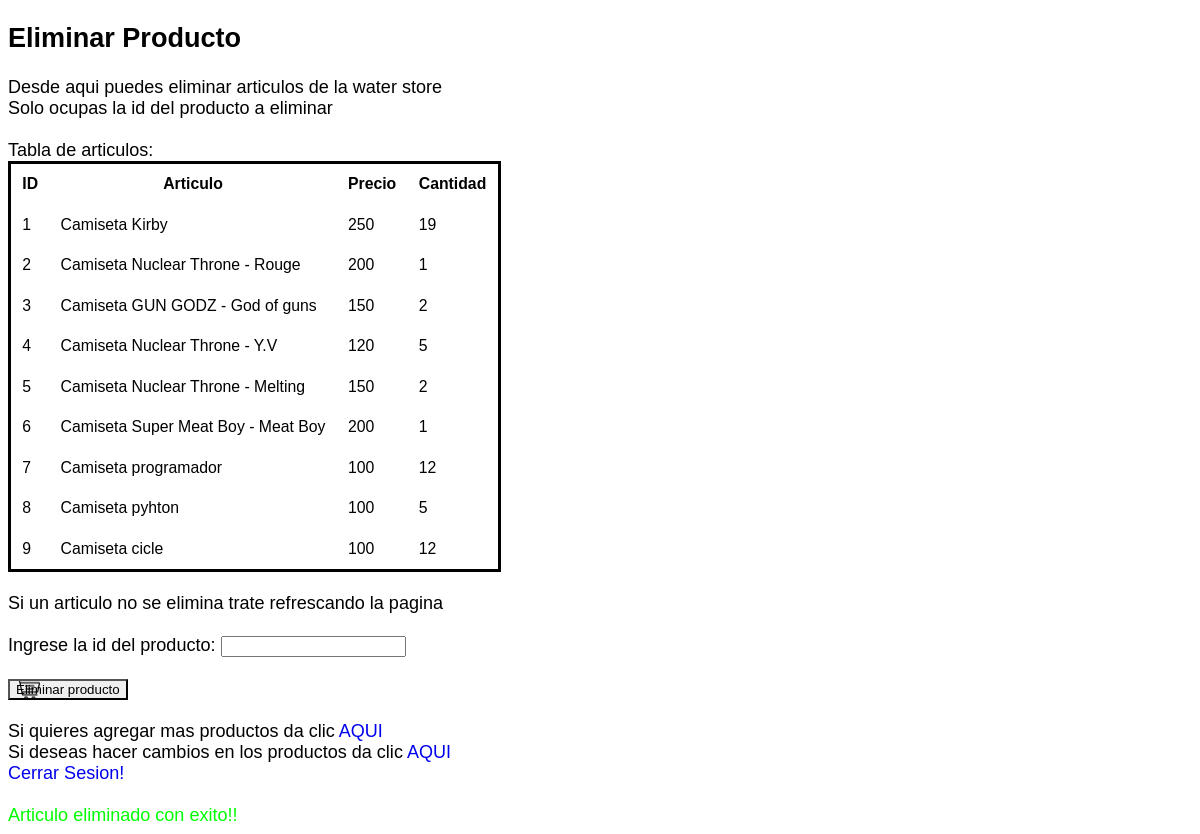
The app's page /php/productoE.php, older data.
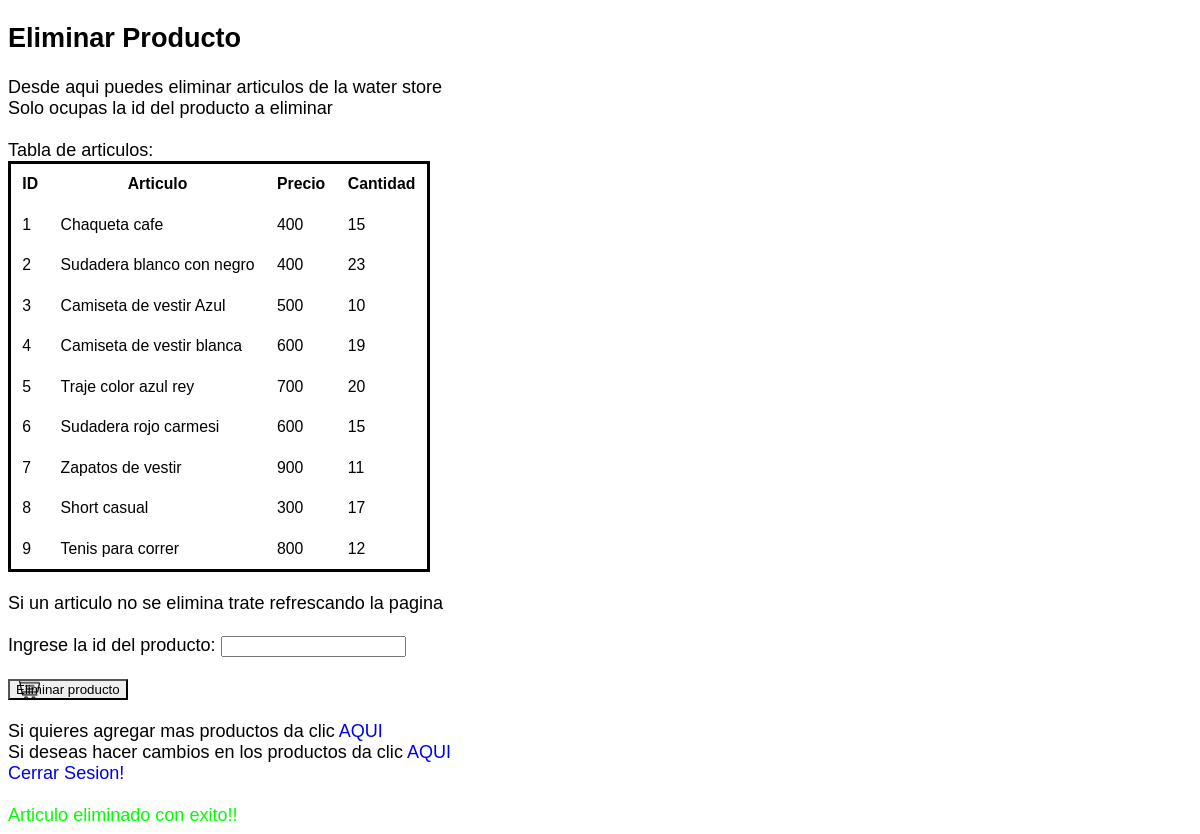
The same page, newer data.
### tables this page shows
CREATE TABLE `producto` (
  `id` int(10) NOT NULL,
  `articulo` text NOT NULL,
  `precio` int(11) NOT NULL,
  `cantidad` int(11) NOT NULL
);

### php/eliminaproducto.php (the view, shortened to what this page needs)
<!DOCTYPE html>
<html lang="es">
<head>
    <link rel="stylesheet" href="/ProyWebPHP/css/styles.css">
</head>
<body class="phpplantilla">
    <h2>Eliminar Producto</h2>
    <a>Desde aqui puedes eliminar articulos de la water store</a><br>
    <a>Solo ocupas la id del producto a eliminar</a>
    <br>
    <br>
    <a>Tabla de articulos:</a>
    <?php
    $sql = new PDO('mysql:host=localhost;dbname=water_store','root','');
    ?>
    <table class="tablaphp">
        <thead>
            <tr>
                <th>ID</th>
                <th>Articulo</th>
                <th>Precio</th>
                <th>Cantidad</th>
            </tr>
        </thead>
        <?php foreach($sql->query('SELECT * FROM producto') as $row){
            ?>
            <tr>
                <td><?php echo $row['id']?></td>
                <td><?php echo $row['articulo']?></td>
                <td><?php echo $row['precio']?></td>
                <td><?php echo $row['cantidad']?></td>
            </tr>
        <?php
        }
        ?>
    </table>
    <br>
    <a>Si un articulo no se elimina trate refrescando la pagina</a>
    <br><br>
    <form action="productoE.php" method="post">
        <bold><a>Ingrese la id del producto: </a></bold>
        <input type="text" name="id" id="id">
        <br><br>
        <input type="submit" value="Eliminar producto">
        <br><br>
        <a>Si quieres agregar mas productos da clic <a href="altaproducto.php">AQUI</a></a>
        <br>
        <a>Si deseas hacer cambios en los productos da clic <a href="cambiaproducto.php">AQUI</a></a>
        <br>
        <a href="../logout.php">Cerrar Sesion!</a>
    </form>
</body>
</html>

Row changes from the older to the newer data that the page shows:
changed producto id 1: articulo "Camiseta Kirby" → "Chaqueta cafe"; precio "250" → "400"; cantidad "19" → "15"
changed producto id 2: articulo "Camiseta Nuclear Throne - Rouge" → "Sudadera blanco con negro"; precio "200" → "400"; cantidad "1" → "23"
changed producto id 3: articulo "Camiseta GUN GODZ - God of guns" → "Camiseta de vestir Azul"; precio "150" → "500"; cantidad "2" → "10"
changed producto id 4: articulo "Camiseta Nuclear Throne - Y.V" → "Camiseta de vestir blanca"; precio "120" → "600"; cantidad "5" → "19"
changed producto id 5: articulo "Camiseta Nuclear Throne - Melting" → "Traje color azul rey"; precio "150" → "700"; cantidad "2" → "20"
changed producto id 6: articulo "Camiseta Super Meat Boy - Meat Boy" → "Sudadera rojo carmesi"; precio "200" → "600"; cantidad "1" → "15"
changed producto id 7: articulo "Camiseta programador" → "Zapatos de vestir"; precio "100" → "900"; cantidad "12" → "11"
changed producto id 8: articulo "Camiseta pyhton" → "Short casual"; precio "100" → "300"; cantidad "5" → "17"
changed producto id 9: articulo "Camiseta cicle" → "Tenis para correr"; precio "100" → "800"
